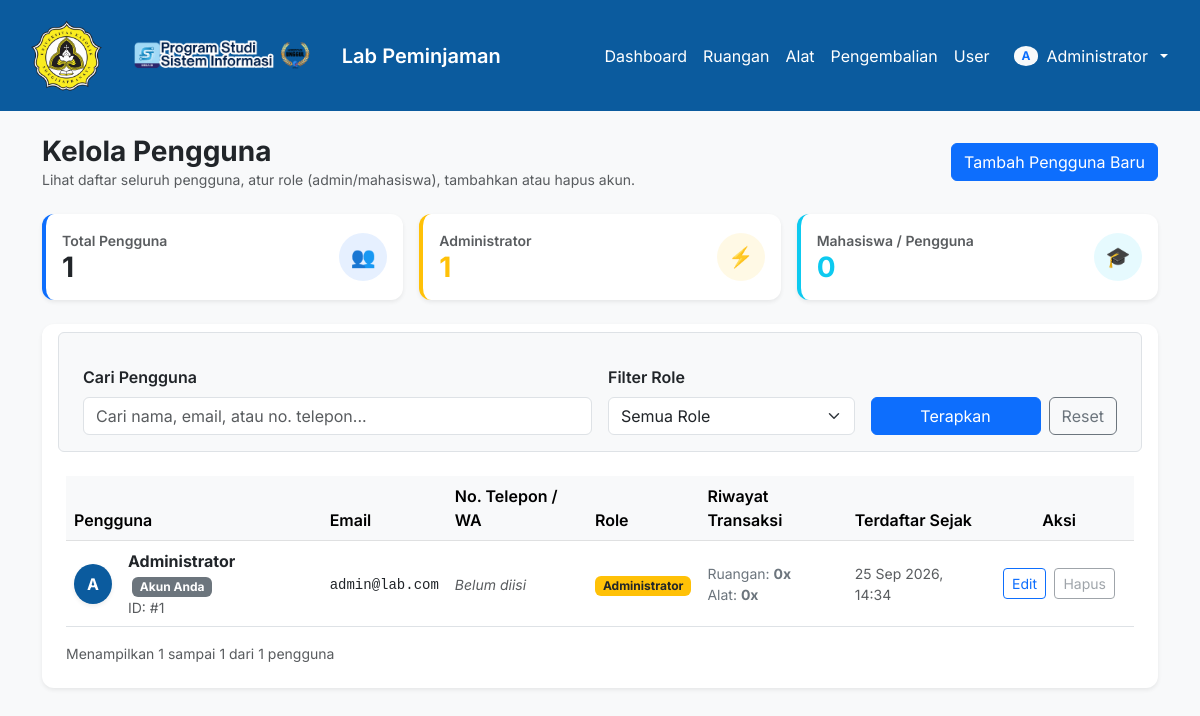
Page /admin/kelola_user.php (signed in) on the earlier database version.
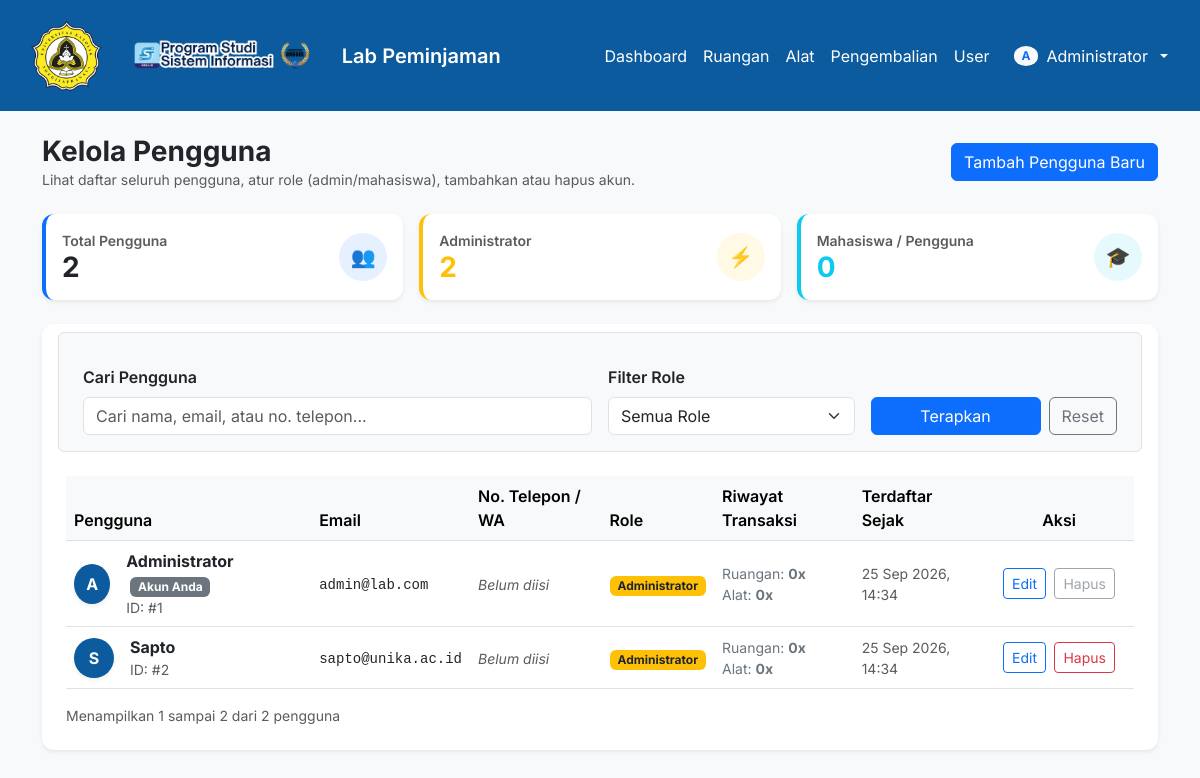
Same page on the later database version.
### tables this page shows
CREATE TABLE users (
    id INT AUTO_INCREMENT PRIMARY KEY,
    name VARCHAR(255) NOT NULL,
    email VARCHAR(255) NOT NULL UNIQUE,
    password VARCHAR(255) NOT NULL,
    role ENUM('user', 'admin') NOT NULL DEFAULT 'user',
    phone VARCHAR(20) NULL,
    created_at TIMESTAMP DEFAULT CURRENT_TIMESTAMP,
    updated_at TIMESTAMP DEFAULT CURRENT_TIMESTAMP ON UPDATE CURRENT_TIMESTAMP
);

### admin/kelola_user.php (the view, shortened to what this page needs)
<?php
require_once __DIR__ . '/../config/database.php';
$current_admin_id = (int)$_SESSION['user_id'];
$total_users_count = (int)$pdo->query("SELECT COUNT(*) FROM users")->fetchColumn();
$total_admin_count = (int)$pdo->query("SELECT COUNT(*) FROM users WHERE role = 'admin'")->fetchColumn();
$total_student_count = (int)$pdo->query("SELECT COUNT(*) FROM users WHERE role = 'user'")->fetchColumn();
$search_query = trim($_GET['search'] ?? '');
$where_clauses = [];
$params = [];
$where_sql = count($where_clauses) > 0 ? "WHERE " . implode(" AND ", $where_clauses) : "";
$limit = 10;
$page = isset($_GET['page']) ? max(1, (int)$_GET['page']) : 1;
$offset = ($page - 1) * $limit;
$stmt_count = $pdo->prepare("SELECT COUNT(*) FROM users $where_sql");
$stmt_count->execute($params);
$total_records = (int)$stmt_count->fetchColumn();
$query = "
    SELECT u.*,
        (SELECT COUNT(*) FROM room_bookings rb WHERE rb.user_id = u.id) as total_room_bookings,
        (SELECT COUNT(*) FROM tool_bookings tb WHERE tb.user_id = u.id) as total_tool_bookings
    FROM users u
    $where_sql
    ORDER BY u.created_at DESC
    LIMIT $limit OFFSET $offset
";
$stmt_users = $pdo->prepare($query);
$stmt_users->execute($params);
$users = $stmt_users->fetchAll(PDO::FETCH_ASSOC);
require_once __DIR__ . '/../includes/header.php';
?>
<div class="d-flex flex-column flex-md-row justify-content-between align-items-md-center mb-4 gap-2">
    <div>
        <h3 class="m-0 fw-bold">Kelola Pengguna</h3>
        <p class="text-muted mb-0 small">Lihat daftar seluruh pengguna, atur role (admin/mahasiswa), tambahkan atau hapus akun.</p>
    </div>
    <div>
        <button type="button" class="btn btn-primary" data-bs-toggle="modal" data-bs-target="#addUserModal">
            Tambah Pengguna Baru
        </button>
    </div>
</div>
<div class="row g-3 mb-4">
    <div class="col-md-4">
        <div class="card shadow-sm border-0 border-start border-primary border-4 p-3 bg-white">
            <div class="d-flex justify-content-between align-items-center">
                <div>
                    <div class="text-muted small fw-semibold">Total Pengguna</div>
                    <h3 class="fw-bold mb-0 text-dark"><?= $total_users_count ?></h3>
                </div>
                <div class="bg-primary bg-opacity-10 text-primary rounded-circle p-3 d-flex align-items-center justify-content-center" style="width: 48px; height: 48px;">
                    <span class="fw-bold fs-5">👥</span>
                </div>
            </div>
        </div>
    </div>
    <div class="col-md-4">
        <div class="card shadow-sm border-0 border-start border-warning border-4 p-3 bg-white">
            <div class="d-flex justify-content-between align-items-center">
                <div>
                    <div class="text-muted small fw-semibold">Administrator</div>
                    <h3 class="fw-bold mb-0 text-warning"><?= $total_admin_count ?></h3>
                </div>
                <div class="bg-warning bg-opacity-10 text-warning rounded-circle p-3 d-flex align-items-center justify-content-center" style="width: 48px; height: 48px;">
                    <span class="fw-bold fs-5">⚡</span>
                </div>
            </div>
        </div>
    </div>
    <div class="col-md-4">
        <div class="card shadow-sm border-0 border-start border-info border-4 p-3 bg-white">
            <div class="d-flex justify-content-between align-items-center">
                <div>
                    <div class="text-muted small fw-semibold">Mahasiswa / Pengguna</div>
                    <h3 class="fw-bold mb-0 text-info"><?= $total_student_count ?></h3>
                </div>
                <div class="bg-info bg-opacity-10 text-info rounded-circle p-3 d-flex align-items-center justify-content-center" style="width: 48px; height: 48px;">
                    <span class="fw-bold fs-5">🎓</span>
                </div>
            </div>
        </div>
    </div>
</div>
<div class="card shadow-sm border-0 p-4 mb-5">
    <form method="GET" action="" class="row g-3 mb-4 bg-light p-3 rounded border">
        <div class="col-md-6">
            <label class="form-label fw-semibold">Cari Pengguna</label>
            <input type="text" name="search" class="form-control" placeholder="Cari nama, email, atau no. telepon..." value="<?= htmlspecialchars($search_query) ?>">
        </div>
        <div class="col-md-3">
            <label class="form-label fw-semibold">Filter Role</label>
            <select name="role" class="form-select">
                <option value="">Semua Role</option>
            </select>
        </div>
        <div class="col-md-3 d-flex align-items-end">
            <button type="submit" class="btn btn-primary w-100 me-2">Terapkan</button>
            <a href="kelola_user.php" class="btn btn-outline-secondary">Reset</a>
        </div>
    </form>
    <div class="table-responsive">
        <table class="table table-hover align-middle">
            <thead class="table-light">
                <tr>
                    <th>Pengguna</th>
                    <th>Email</th>
                    <th>No. Telepon / WA</th>
                    <th>Role</th>
                    <th>Riwayat Transaksi</th>
                    <th>Terdaftar Sejak</th>
                    <th style="width: 150px;" class="text-center">Aksi</th>
                </tr>
            </thead>
            <tbody>
                <?php if (count($users) === 0): ?>
                    <tr>
                        <td colspan="7" class="text-center py-4 text-muted">
                            Tidak ada data pengguna yang sesuai dengan pencarian atau filter.
                        </td>
                    </tr>
                <?php else: ?>
                    <?php foreach ($users as $u):
                        $is_self = ((int)$u['id'] === $current_admin_id);
                        $initial = strtoupper(substr($u['name'], 0, 1));
                    ?>
                    <tr>
                        <td>
                            <div class="d-flex align-items-center gap-3">
                                <div class="rounded-circle d-flex align-items-center justify-content-center text-white fw-bold shadow-sm"
                                     style="width: 40px; height: 40px; background-color: <?= $u['role'] === 'admin' ? '#0b5b9e' : '#6c757d' ?>;">
                                    <?= $initial ?>
                                </div>
                                <div>
                                    <div class="fw-bold text-dark">
                                        <?= htmlspecialchars($u['name']) ?>
                                        <?php if ($is_self): ?>
                                            <span class="badge bg-secondary ms-1 small">Akun Anda</span>
                                        <?php endif; ?>
                                    </div>
                                    <div class="text-muted small">ID: #<?= $u['id'] ?></div>
                                </div>
                            </div>
                        </td>
                        <td>
                            <span class="font-monospace small"><?= htmlspecialchars($u['email']) ?></span>
                        </td>
                        <td>
                            <?php if (!empty($u['phone'])): ?>
                                <span class="fw-semibold text-dark"><?= htmlspecialchars($u['phone']) ?></span>
                            <?php else: ?>
                                <span class="text-muted small fst-italic">Belum diisi</span>
                            <?php endif; ?>
                        </td>
                        <td>
                            <?php if ($u['role'] === 'admin'): ?>
                                <span class="badge bg-warning text-dark px-2 py-1">Administrator</span>
                            <?php else: ?>
                                <span class="badge bg-primary px-2 py-1">Mahasiswa</span>
                            <?php endif; ?>
                        </td>
                        <td>
                            <div class="small text-secondary">
                                <div>Ruangan: <strong><?= $u['total_room_bookings'] ?>x</strong></div>
                                <div>Alat: <strong><?= $u['total_tool_bookings'] ?>x</strong></div>
                            </div>
                        </td>
                        <td class="small text-muted">
                            <?= date('d M Y, H:i', strtotime($u['created_at'])) ?>
                        </td>
                        <td class="text-center">
                            <button type="button" class="btn btn-sm btn-outline-primary me-1"
                                    data-bs-toggle="modal"
                                    data-bs-target="#editUserModal<?= $u['id'] ?>"
                                    title="Ubah Data & Role">
                                Edit
                            </button>
                            <?php if ($is_self): ?>
                                <button type="button" class="btn btn-sm btn-outline-secondary disabled" title="Anda tidak dapat menghapus akun Anda sendiri">
                                    Hapus
                                </button>
                            <?php else: ?>
                                <form method="POST" action="" class="d-inline" onsubmit="return confirm('Apakah Anda yakin ingin menghapus pengguna <?= htmlspecialchars(addslashes($u['name'])) ?>?');">
                                    <button type="submit" class="btn btn-sm btn-outline-danger" title="Hapus Pengguna">
                                        Hapus
                                    </button>
                                </form>
                            <?php endif; ?>
                        </td>
                    </tr>
                    <?php endforeach; ?>
                <?php endif; ?>
            </tbody>
        </table>
        <div class="d-flex flex-wrap justify-content-between align-items-center gap-2 mt-3">
            <?php
                $start_record = ($total_records > 0) ? $offset + 1 : 0;
                $end_record = min($offset + $limit, $total_records);
            ?>
            <div class="text-muted small">
                Menampilkan <?= $start_record ?> sampai <?= $end_record ?> dari <?= $total_records ?> pengguna
            </div>
        </div>
    </div>
</div>
<?php require_once __DIR__ . '/../includes/footer.php'; ?>

### includes/header.php (shortened to what this page needs)
<?php
$logo_unika_v = file_exists(__DIR__ . '/../assets/images/logo_unika.png') ? filemtime(__DIR__ . '/../assets/images/logo_unika.png') : time();
$logo_siega_v = file_exists(__DIR__ . '/../assets/images/logo_siega.png') ? filemtime(__DIR__ . '/../assets/images/logo_siega.png') : time();
?>
<!DOCTYPE html>
<html lang="id">
<head>
    <link href="https://cdn.jsdelivr.net/npm/bootstrap@5.3.0/dist/css/bootstrap.min.css" rel="stylesheet">
    <link
        href="<?= BASE_URL ?>/assets/css/style.css?v=<?= file_exists(__DIR__ . '/../assets/css/style.css') ? filemtime(__DIR__ . '/../assets/css/style.css') : time() ?>"
        rel="stylesheet">
</head>
<body>
    <nav class="navbar navbar-expand-lg navbar-dark mb-4"
        style="background-color: #0b5b9e; position: relative; z-index: 1040;">
        <div class="container-fluid px-4">
            <a class="navbar-brand d-flex align-items-center flex-wrap" href="<?= BASE_URL ?>/">
                <img src="<?= BASE_URL ?>/assets/images/logo_unika.png?v=<?= $logo_unika_v ?>" alt="Logo Unika"
                    height="85" class="me-3 d-none d-md-inline">
                <img src="<?= BASE_URL ?>/assets/images/logo_siega.png?v=<?= $logo_siega_v ?>" alt="Logo Siega"
                    height="40" class="me-3 d-none d-md-inline">
                <span class="ms-1 ms-md-2 fw-semibold" style="font-size: clamp(1rem, 3vw, 1.25rem);">Lab
                    Peminjaman</span>
            </a>
            <div class="collapse navbar-collapse" id="navbarNav">
                <ul class="navbar-nav ms-auto">
                    <?php if (isset($_SESSION['user_id'])): ?>
                        <?php if ($_SESSION['role'] === 'admin'): ?>
                            <li class="nav-item"><a class="nav-link text-white"
                                    href="<?= BASE_URL ?>/admin/dashboard.php">Dashboard</a></li>
                            <li class="nav-item"><a class="nav-link text-white"
                                    href="<?= BASE_URL ?>/admin/kelola_ruangan.php">Ruangan</a></li>
                            <li class="nav-item"><a class="nav-link text-white"
                                    href="<?= BASE_URL ?>/admin/kelola_alat.php">Alat</a></li>
                            <li class="nav-item"><a class="nav-link text-white"
                                    href="<?= BASE_URL ?>/admin/pengembalian_alat.php">Pengembalian</a></li>
                            <li class="nav-item"><a class="nav-link text-white"
                                    href="<?= BASE_URL ?>/admin/kelola_user.php">User</a></li>
                        <?php endif; ?>
                        <li class="nav-item dropdown ms-lg-2">
                            <a class="nav-link text-white dropdown-toggle d-flex align-items-center gap-2" href="#"
                                id="userMenuDropdown" role="button" data-bs-toggle="dropdown" aria-expanded="false">
                                <span
                                    class="badge bg-light text-primary rounded-circle px-2 py-1 fw-bold"><?= strtoupper(substr($_SESSION['name'] ?? 'U', 0, 1)) ?></span>
                                <span><?= htmlspecialchars($_SESSION['name']) ?></span>
                            </a>
                        </li>
                    <?php else: ?>
                        <li class="nav-item"><a class="nav-link text-white" href="<?= BASE_URL ?>/auth/login.php">Login</a>
                        </li>
                    <?php endif; ?>
                </ul>
            </div>
        </div>
    </nav>
    <div class="container">

### includes/footer.php (shortened to what this page needs)
</div>
</body>
</html>

### assets/css/style.css (style rules this page uses)
body { font-family: 'Inter', sans-serif; background-color: #f8f9fa; }
.card { border: none; border-radius: 12px; box-shadow: 0 4px 6px rgba(0,0,0,0.05); }
.navbar { position: relative; z-index: 1040; }
.table th { font-weight: 600; }
.btn { transition: transform 0.1s ease-in-out, box-shadow 0.1s ease-in-out; }

Differences in the rows shown:
added users: name "S", name "Sapto", id "2", email "sapto@unika.ac.id", shows "Belum diisi", role "Administrator", total_room_bookings "0", total_tool_bookings "0", created_at "25 Sep 2026, 14:34"
Other differences:
$total_users_count: "1" → "2"
$total_admin_count: "1" → "2"
$end_record: "1" → "2"
$total_records: "1" → "2"
